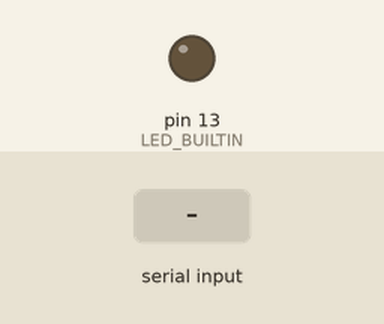
Bench run of a sketch on a simulated Arduino Uno, built with avr-gcc and run on an emulated ATmega328P. Parts: output pins drawn as LEDs (lit = HIGH). The test bench sets the inputs (shaded band). What the sketch prints to the serial monitor is not drawn.

Above: at 1.3 s.
1.4 s: "1" received over the second serial link
Timing chart, 0 to 4.4 s (numbered marks = the images above; inputs shaded):
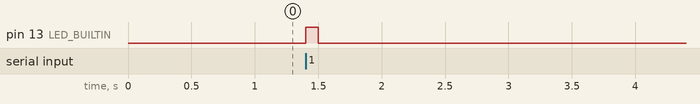

Measured:
- after the input at 1.4 s, pin 13 (LED_BUILTIN): LOW → HIGH at once, → LOW 0.10 s later

The sketch:

Peripheral1.ino
```cpp
#include <SoftwareSerial.h>
SoftwareSerial mySerial(5, 4); // RX, TX
void setup()
{ mySerial.begin(9600);
  Serial.begin(9600);
  pinMode(LED_BUILTIN, OUTPUT);
  delay(100);
      }
void loop()
{
  if(mySerial.available())
  { digitalWrite(LED_BUILTIN,1);
    delay(100);
    digitalWrite(LED_BUILTIN,0);
    delay(100);
    Serial.print(char(mySerial.read()));
    Serial.println();
    }
}
```
